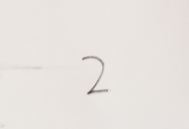
#> input picture testchars/two2.JPG, 189 x 129 px, found by its file name
$ python findChar2.py   (older library calls are emulated)
#> lines starting #> are read from the running program, lines starting #| are printed output that depends on the picture; after the words box and inside, x2 and y2 are one past the last pixel; in counts of white or black regions, pixels touching at a corner belong together
### graphlib.py
import cv2
from matplotlib import pyplot as plt
import numpy as np, math
import imutils
from os import listdir
from os.path import isfile, join

"""Translate the graph such that the center (mean) of the graph is at (0,0)
		@param xcoords, ycoords: numpy arrays of coordinates
		@return tuple (xcoords, ycoords)
"""

hd = None


# [12 lines left out: function originToCenter, not called in this run]

def getContourCenter(contour):
	x, y = splitContoursCoords(contour)
	xcenter = np.sum(x) / len(x)
	ycenter = np.sum(y) / len(y)
	return (xcenter, ycenter)

blocksize = 99
constant = 10
contourPrecision = 0.05

def setBlocksize(b):
	global blocksize
	blocksize = b
def setConstant(c):
	global constant
	constant = c
def setContourPrecision(p):
	global contourPrecision
	contourPrecision = p


def getAdaptiveThresh(img):
	thresh = cv2.adaptiveThreshold(img, 255, cv2.ADAPTIVE_THRESH_MEAN_C, cv2.THRESH_BINARY_INV, blocksize, constant)
	return thresh

def getContours(img):
	thresh = getAdaptiveThresh(img)
	image, contours, hierarchy = cv2.findContours(thresh.copy(), cv2.RETR_TREE, cv2.CHAIN_APPROX_NONE)
	return contours

# [11 lines left out: functions getContourApproximation, approximateAllContours, not called in this run]

def getSingleContourApproximation(contour):
	epsilon = contourPrecision * cv2.arcLength(contour, True)
	approx = cv2.approxPolyDP(contour, epsilon, True)
	return approx

def splitContoursCoords(contour):
	x = []
	y = []
	for coord in contour:
		x.append(coord[0][0])
		y.append(-1*coord[0][1])
	return (x, y)

def getMaxContour(contours):
	if len(contours)==0:
		print("NO CONTOURS FOUND")
		return -1
	#max = sorted(contours, key = lambda x:len(x)) #sort by length
	#max = sorted(contours, key = cv2.contourArea) #sort by area
	max = sorted(contours, key=lambda x:cv2.arcLength(x, True))
	#print(max)
	#TODO: Change to key=cv2.contourArea
	max = max[len(max)-1]


	return max

# [8 lines left out: function getMaxContourIndex, not called in this run]


def cropImage(img, x1, y1, x2, y2):
	return img[y1:y2, x1:x2]


def cropAroundContour(img, contour):
	#Find the top left and bottom right corners of the contour
	#Crop the image so that the image only contains that part of the contour
	xmin = tuple(contour[contour[:, :, 0].argmin()][0])[0]
	xmax = tuple(contour[contour[:, :, 0].argmax()][0])[0]
	ymin = tuple(contour[contour[:, :, 1].argmin()][0])[1]
	ymax = tuple(contour[contour[:, :, 1].argmax()][0])[1]
	#print(str(xmin) + " " + str(xmax) + " " + str(ymin)+ " " + str(ymax))
	return cropImage(img, xmin, ymin, xmax, ymax)

def equalizeScale(im1, im2):

	size = 500

	im1 = scaleImage(im1, size, size)
	im2 = scaleImage(im2, size, size)

	return (im1, im2)
"""

	#Determine which has max width. Scale up width of other one.
	if (im1.shape[1] > im2.shape[1]):	#Compare widths
		#Change the width of im2 to match im1
		# im1 = imutils.resize(im1, width = im2.shape[1])
		im1 = scaleImage(im1, width = im2.shape[1])
		print("scaling im1 width down")
	else:
		#Change the width of im1 to match im2
		# im2 = imutils.resize(im2, width = im1.shape[1])
		im2 = scaleImage(im2, width = im1.shape[1])
		print("Scaling im2 width down")

	#Determine which has max height. Scale up height of other one.
	if (im1.shape[0] > im2.shape[0]):	#Compare heights
		#Change the height of im1 to match im2
		# im1 = imutils.resize(im1, height = im2.shape[0])
		im1 = scaleImage(im1, height = im2.shape[0])
		print("Scaling im1 height down")
	else:
		#Change the height of im2 to match im1`
		# im2 = imutils.resize(im2, height = im1.shape[0])
		im2 = scaleImage(im2, height = im1.shape[0])
		print("Scaling im2 height down")
	#cv2.imshow("scales", np.hstack([im1, im2]))
	#cv2.waitKey()
	return (im1, im2)
"""

#TODO: Make this not disgustingly inefficient
def getBestContours(im1, im2):
	c1 = getContours(im1) #Get initial contours
	c1 = getMaxContour(c1) #Find contour with most points
	im1 = cropAroundContour(im1, c1) #Crop the image to bound the contour
	c1 = getContours(im1) #Find the contours again, since the coordinates/indicies changed
	c1 = getMaxContour(c1) #Find contour with most points

	c2 = getContours(im2) #Get initial contours
	c2 = getMaxContour(c2) #Find contour with most points
	im2 = cropAroundContour(im2, c2) #Crop the image to bound the contour
	c2 = getContours(im2) #Find the contours again, since the coordinates/indicies changed
	c2 = getMaxContour(c2) #Find contour with most points

	im1, im2 = equalizeScale(im1, im2)
	c1 = getContours(im1) #Find the contours again, since the coordinates/indicies changed
	c1 = getMaxContour(c1) #Find contour with most points
	c2 = getContours(im2) #Find the contours again, since the coordinates/indicies changed
	c2 = getMaxContour(c2) #Find contour with most points
	c1 = getSingleContourApproximation(c1)
	c2 = getSingleContourApproximation(c2)

	return (c1, c2, im1, im2)

def blurImage(img, radius=21):
	return cv2.GaussianBlur(img, (radius, radius), 0)

def scaleImage(img, width = None, height = None):
	if width == None: width = img.shape[1]
	if height == None: height = img.shape[0]
	imnew = cv2.resize(img, (width, height))
	return imnew

def setupHDComp():
	global hd
	hd = cv2.createHausdorffDistanceExtractor()

"""Get the Hausdorff Distance between the two contours"""
def getHDDistance(contour1, contour2):
	#d1 = hd.computeDistance(contour1, contour2)
	#return d1

	#For each point in c1
		#Find the closest point in c2
		#If this is larger than the current largest min
			#Set the largest min to this
	largestMin = -1
	for point1 in contour1:
		minDist = -1
		for point2 in contour2:
			dist = math.sqrt(pow((point1[0][0] - point2[0][0]), 2) + pow((point1[0][1] - point2[0][1]), 2))
			if minDist == -1 or dist < minDist:
				minDist = dist
		if minDist > largestMin:
			largestMin = minDist
	return largestMin

"""Vertically shift the contour by [shift], by modifying each point in the contour (go up by [shift] amount)"""
def contourVerticalShift(contour, shift):
	cntCopy = list(contour) #make a copy of the contour (TODO: THIS DOESN'T WORK. THE ORIGINAL IS MODIFIED)
	for point in cntCopy:
		point[0][1] += shift * -1
	return np.array(cntCopy)

"""Horizontally shift the contour (go right by [shift] amount)"""
def contourHorizontalShift(contour, shift):
	cntCopy = list(contour)
	for point in cntCopy:
		point[0][0] += shift
	return np.array(cntCopy)

"""Realign one of the contours such that its center (mean of all points) is at the same point as that of the other"""
def alignContoursCenter(contour1, contour2):
	xcenter1, ycenter1 = getContourCenter(contour1)
	xcenter2, ycenter2 = getContourCenter(contour2)

	contour1 = contourVerticalShift(contour1, ycenter2-ycenter1) #vertical shift by difference in center y-vals
	contour1 = contourHorizontalShift(contour1, xcenter2-xcenter1) #horizontal shift by diff in center x-vals

	return (contour1, contour2)

def graph(x, y):
	plt.scatter(x, y)


class RefChar(object):
	file = ""
	identity = ""
	hd_val = None
	img = None
	img_orig = None

	# [4 lines left out: function __init__, not called in this run]

	def set_hd_val(self, val):
		self.hd_val = val
	def set_img(self, img, img_orig):
		self.img = img
		self.img_orig = img_orig

# [78 lines left out: functions getRefList, getMatchesFromImage, not called in this run]

### findChar2.py
import cv2, graphlib as gl, numpy as np, imutils
from os import listdir
from os.path import isfile, join

#Given an image file representing a character
#for each reference character image in chars/
	#Get the HD value and store it in an array containing the character being compared
#Find the min HD value and return the associated character

gl.setContourPrecision(0.05)

class RefChar(object):
	file = ""
	identity = ""
	hd_val = None
	img = None
	img_orig = None

	def __init__(self, file, identity, hd_val = None, img = None, img_orig = None):
		self.file = file
		self.identity = identity
		self.hd_val = hd_val

	def set_hd_val(self, val):
		self.hd_val = val
	def set_img(self, img, img_orig):
		self.img = img
		self.img_orig = img_orig


#IMAGE / CHARACTER IN QUESTION
im1 = cv2.imread("testchars/two2.jpg", 0) #Import image as grayscale
#> im1: shape (129, 189); min 75, max 240, mean 228.3
im1 = imutils.resize(im1, width = 400)
#> im1: shape (273, 400)
im1 = gl.blurImage(im1)

path="chars"
fileList = [f for f in listdir(path) if isfile(join(path, f))]

gl.setupHDComp()

refList = []
for file in fileList:
	refList.append(RefChar(file, file[:len(file)-3]))


for ref in refList:
	im2 = cv2.imread("chars/" + ref.file, 0)
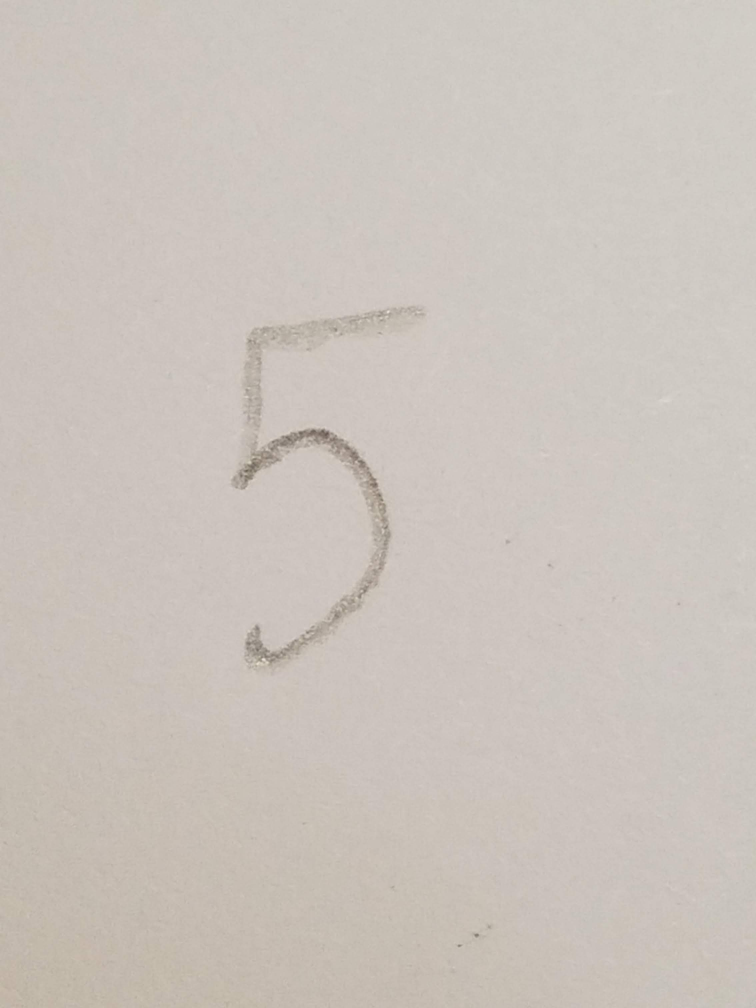
#> input picture chars/five.jpg, 2268 x 3024 px (shown at 1/3 size)
#> im2: shape (3024, 2268); min 90, max 234, mean 197.1
	im2 = imutils.resize(im2, width = 400)
#> im2: shape (533, 400)
	im2 = gl.blurImage(im2)

	contour1, contour2, im1New, im2 = gl.getBestContours(im1.copy(), im2)
#> in getAdaptiveThresh, `thresh = cv2.adaptiveThreshold(img, 255, cv2.ADAPTIVE_THRESH_MEAN_C, c..`:
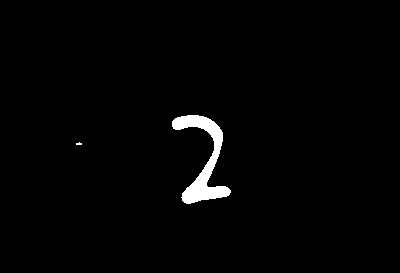
#> thresh: shape (273, 400); 1.6% white; 2 white regions (1 under 20 px)
#> in getContours, `image, contours, hierarchy = cv2.findContours(thresh.copy(), cv2.RETR_..`: contours = 2 contours, 1 with area under 20; largest, box (x1, y1, x2, y2) and area: (172, 115, 231, 204) 1608
#> in getBestContours, `c1 = getContours(im1)`: c1 has the same summary as contours in getContours
#> in getMaxContour, `max = sorted(contours, key=lambda x:cv2.arcLength(x, True))`: max has the same summary as contours in getContours
#> in getMaxContour, `max = max[len(max)-1]`: max = contour of 291 points, box (x1, y1, x2, y2) (172, 115, 231, 204), area 1608
#> in getBestContours, `c1 = getMaxContour(c1)`: c1 has the same summary as max in getMaxContour
#> in cropAroundContour, `xmin = tuple(contour[contour[:, :, 0].argmin()][0])[0]`: xmin = 172
#> in cropAroundContour, `xmax = tuple(contour[contour[:, :, 0].argmax()][0])[0]`: xmax = 230
#> in cropAroundContour, `ymin = tuple(contour[contour[:, :, 1].argmin()][0])[1]`: ymin = 115
#> in cropAroundContour, `ymax = tuple(contour[contour[:, :, 1].argmax()][0])[1]`: ymax = 203
#> in getAdaptiveThresh (call 2), `thresh = cv2.adaptiveThreshold(img, 255, cv2.ADAPTIVE_THRESH_MEAN_C, c..`: thresh: shape (88, 58); 31.9% white; 1 white region
#> in getContours (call 2), `image, contours, hierarchy = cv2.findContours(thresh.copy(), cv2.RETR_..`: contours = 1 contour; box (x1, y1, x2, y2) and area: (0, 1, 58, 88) 1484
#> in getBestContours, `c1 = getContours(im1)`: c1 has the same summary as contours in getContours
#> in getMaxContour (call 2), `max = sorted(contours, key=lambda x:cv2.arcLength(x, True))`: max has the same summary as contours in getContours
#> in getBestContours, `c1 = getMaxContour(c1)`: c1 = contour of 289 points, box (x1, y1, x2, y2) (0, 1, 58, 88), area 1484
#> in getAdaptiveThresh (call 3), `thresh = cv2.adaptiveThreshold(img, 255, cv2.ADAPTIVE_THRESH_MEAN_C, c..`:
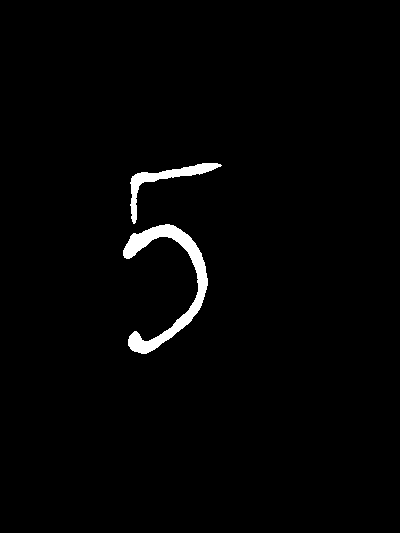
#> thresh: shape (533, 400); 1.7% white; 2 white regions
#> in getContours (call 3), `image, contours, hierarchy = cv2.findContours(thresh.copy(), cv2.RETR_..`: contours = 2 contours; box (x1, y1, x2, y2) and area: (123, 224, 208, 354) 2387, (130, 163, 222, 224) 884
#> in getBestContours, `c2 = getContours(im2)`: c2 has the same summary as contours in getContours
#> in getMaxContour (call 3), `max = sorted(contours, key=lambda x:cv2.arcLength(x, True))`: max has the same summary as contours in getContours
#> in getBestContours, `c2 = getMaxContour(c2)`: c2 = contour of 424 points, box (x1, y1, x2, y2) (123, 224, 208, 354), area 2387
#> call 2 of cropImage, with x1 = 123, y1 = 224, x2 = 207, y2 = 353
#> in cropImage (call 2), `return img[y1:y2, x1:x2]`:
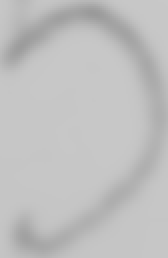
#> returned value: shape (129, 84) (shown 2 times larger); min 154, max 200, mean 191.2
#> in getAdaptiveThresh (call 4), `thresh = cv2.adaptiveThreshold(img, 255, cv2.ADAPTIVE_THRESH_MEAN_C, c..`:
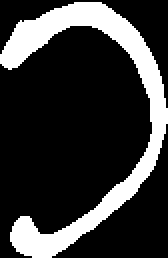
#> thresh: shape (129, 84) (shown 2 times larger); 21.8% white; 1 white region
#> in getContours (call 4), `image, contours, hierarchy = cv2.findContours(thresh.copy(), cv2.RETR_..`: contours = 1 contour; box (x1, y1, x2, y2) and area: (0, 1, 84, 129) 2148
#> in getBestContours, `c2 = getContours(im2)`: c2 has the same summary as contours in getContours
#> in getMaxContour (call 4), `max = sorted(contours, key=lambda x:cv2.arcLength(x, True))`: max has the same summary as contours in getContours
#> in getBestContours, `c2 = getMaxContour(c2)`: c2 = contour of 421 points, box (x1, y1, x2, y2) (0, 1, 84, 129), area 2148
#> call 2 of scaleImage, with width = 500, height = 500
#> in scaleImage (call 2), `imnew = cv2.resize(img, (width, height))`:
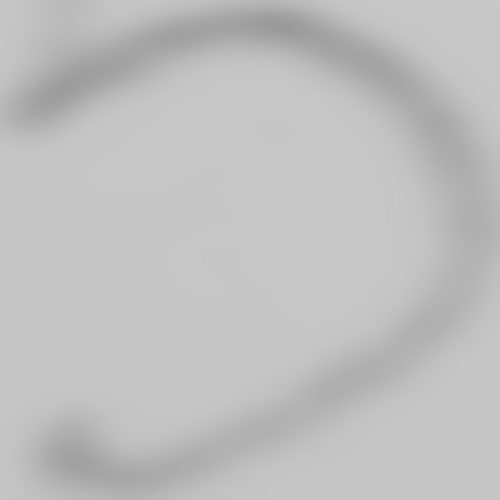
#> imnew: shape (500, 500); min 154, max 200, mean 191.1
#> in getAdaptiveThresh (call 5), `thresh = cv2.adaptiveThreshold(img, 255, cv2.ADAPTIVE_THRESH_MEAN_C, c..`: thresh: shape (500, 500); 10.4% white; 13 white regions (5 under 20 px)
#> in getContours (call 5), `image, contours, hierarchy = cv2.findContours(thresh.copy(), cv2.RETR_..`: contours = 44 contours, 38 with area under 20; largest, box (x1, y1, x2, y2) and area: (107, 413, 484, 481) 12834, (18, 23, 411, 135) 11842, (269, 335, 294, 355) 181, (257, 351, 279, 366) 98, (288, 323, 303, 340) 85, (298, 313, 312, 333) 76
#> in getBestContours, `c1 = getContours(im1)`: c1 has the same summary as contours in getContours
#> in getMaxContour (call 5), `max = sorted(contours, key=lambda x:cv2.arcLength(x, True))`: max has the same summary as contours in getContours
#> in getBestContours, `c1 = getMaxContour(c1)`: c1 = contour of 903 points, box (x1, y1, x2, y2) (18, 23, 411, 135), area 11842
#> in getAdaptiveThresh (call 6), `thresh = cv2.adaptiveThreshold(img, 255, cv2.ADAPTIVE_THRESH_MEAN_C, c..`:
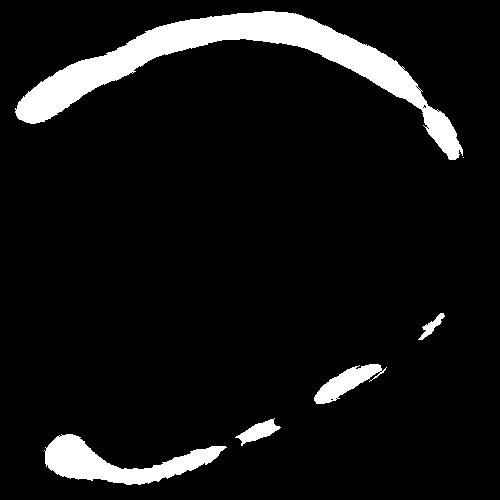
#> thresh: shape (500, 500); 7.9% white; 6 white regions (1 under 20 px)
#> in getContours (call 6), `image, contours, hierarchy = cv2.findContours(thresh.copy(), cv2.RETR_..`: contours = 24 contours, 19 with area under 20; largest, box (x1, y1, x2, y2) and area: (15, 11, 463, 160) 13436, (44, 434, 227, 485) 3722, (314, 364, 387, 404) 1106, (235, 418, 281, 446) 477, (418, 313, 445, 340) 192
#> in getBestContours, `c2 = getContours(im2)`: c2 has the same summary as contours in getContours
#> in getMaxContour (call 6), `max = sorted(contours, key=lambda x:cv2.arcLength(x, True))`: max has the same summary as contours in getContours
#> in getBestContours, `c2 = getMaxContour(c2)`: c2 = contour of 1011 points, box (x1, y1, x2, y2) (15, 11, 463, 160), area 13436
#> in getSingleContourApproximation, `epsilon = contourPrecision * cv2.arcLength(contour, True)`: epsilon = 51.59
#> in getSingleContourApproximation, `approx = cv2.approxPolyDP(contour, epsilon, True)`: approx = [[18, 55], [410, 122], [242, 25]]
#> in getBestContours, `c2 = getSingleContourApproximation(c2)`: c2 = [[462, 155], [287, 12], [15, 108], [245, 38]]
#> contour1 = [[18, 55], [410, 122], [242, 25]]; contour2 = [[462, 155], [287, 12], [15, 108], [245, 38]]
	contour1, contour2 = gl.alignContoursCenter(contour1, contour2)
#> the loop in splitContoursCoords, `for coord in contour:` made 3 passes
#> after the loop in splitContoursCoords, `for coord in contour:`: x = [18, 410, 242]; y = [-55, -122, -25]
#> in getContourCenter, `x, y = splitContoursCoords(contour)`: x = [18, 410, 242]; y = [-55, -122, -25]
#> in getContourCenter, `xcenter = np.sum(x) / len(x)`: xcenter = 223.3
#> in getContourCenter, `ycenter = np.sum(y) / len(y)`: ycenter = -67.33
#> in alignContoursCenter, `xcenter1, ycenter1 = getContourCenter(contour1)`: xcenter1 = 223.3; ycenter1 = -67.33
#> the loop in splitContoursCoords (call 2), `for coord in contour:` made 4 passes
#> in alignContoursCenter, `xcenter2, ycenter2 = getContourCenter(contour2)`: xcenter2 = 252.2; ycenter2 = -78.25
#> in contourVerticalShift, `cntCopy = list(contour) #make a copy of the contour (TODO: THIS DOESN'..`: cntCopy = [[[18, 55]], [[410, 122]], [[242, 25]]]
#> the loop in contourVerticalShift, `for point in cntCopy:` made 3 passes
#> in alignContoursCenter, `contour1 = contourVerticalShift(contour1, ycenter2-ycenter1)`: contour1 = [[18, 65], [410, 132], [242, 35]]
#> in contourHorizontalShift, `cntCopy = list(contour)`: cntCopy = [[[18, 65]], [[410, 132]], [[242, 35]]]
#> the loop in contourHorizontalShift, `for point in cntCopy:` made 3 passes
#> in alignContoursCenter, `contour1 = contourHorizontalShift(contour1, xcenter2-xcenter1)`: contour1 = [[46, 65], [438, 132], [270, 35]]
#> contour1 = [[46, 65], [438, 132], [270, 35]]
	hd_val = gl.getHDDistance(contour1, contour2)
#> the loop in getHDDistance, `for point1 in contour1:` made 3 passes
#> (point1, largestMin) on pass 1: ([[46, 65]], 53.01)
#> after the loop in getHDDistance, `for point1 in contour1:`: largestMin = 53.01
#> hd_val = 53.01

	#print(ref.file + ": hd = " + str(hd_val))

	im1New = cv2.drawContours(im1New.copy(), contour1, -1, (0, 255, 0), 3)
	im2 = cv2.drawContours(im2.copy(), contour2, -1, (0, 255, 0), 3)
#> im2: shape (500, 500)

	ref.set_hd_val(hd_val)
	ref.set_img(im2, im1New)
#> pass 2 of the loop `for ref in refList:`:
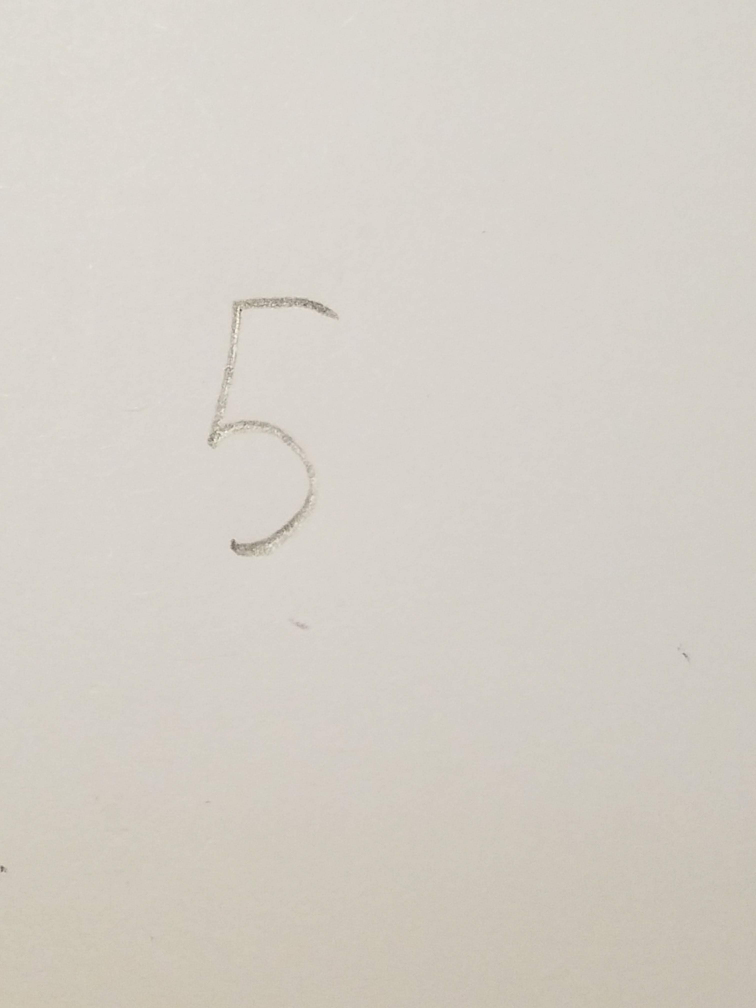
#> input picture chars/five2.jpg, 3024 x 4032 px (shown at 1/4 size)
#> contours = 2 contours, 1 with area under 20; largest, box (x1, y1, x2, y2) and area: (172, 115, 231, 204) 1608
#> in getBestContours (call 2), `c1 = getContours(im1)`: c1 has the same summary as contours in getContours
#> in getMaxContour (call 7), `max = sorted(contours, key=lambda x:cv2.arcLength(x, True))`: max has the same summary as contours in getContours
#> contours = 1 contour; box (x1, y1, x2, y2) and area: (0, 1, 58, 88) 1484
#> in getBestContours (call 2), `c1 = getContours(im1)`: c1 has the same summary as contours in getContours
#> in getMaxContour (call 8), `max = sorted(contours, key=lambda x:cv2.arcLength(x, True))`: max has the same summary as contours in getContours
#> in getAdaptiveThresh (call 9), `thresh = cv2.adaptiveThreshold(img, 255, cv2.ADAPTIVE_THRESH_MEAN_C, c..`:
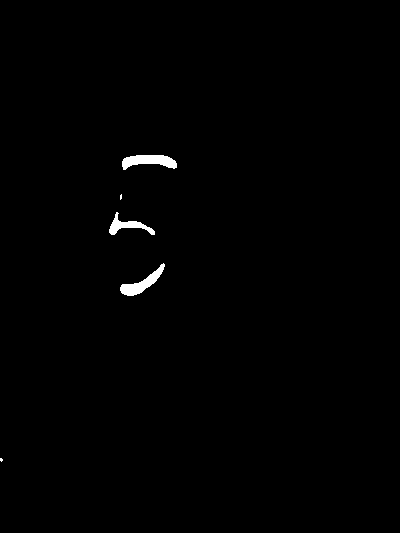
#> thresh: shape (533, 400); 0.64% white; 5 white regions (2 under 20 px)
#> contours = 5 contours, 2 with area under 20; largest, box (x1, y1, x2, y2) and area: (122, 155, 177, 170) 460, (120, 263, 165, 296) 425, (109, 212, 155, 235) 297
#> in getBestContours (call 2), `c2 = getContours(im2)`: c2 has the same summary as contours in getContours
#> in getMaxContour (call 9), `max = sorted(contours, key=lambda x:cv2.arcLength(x, True))`: max has the same summary as contours in getContours
#> contours = 1 contour; box (x1, y1, x2, y2) and area: (2, 2, 53, 12) 255
#> in getBestContours (call 2), `c2 = getContours(im2)`: c2 has the same summary as contours in getContours
#> in getMaxContour (call 10), `max = sorted(contours, key=lambda x:cv2.arcLength(x, True))`: max has the same summary as contours in getContours
#> in scaleImage (call 4), `imnew = cv2.resize(img, (width, height))`:
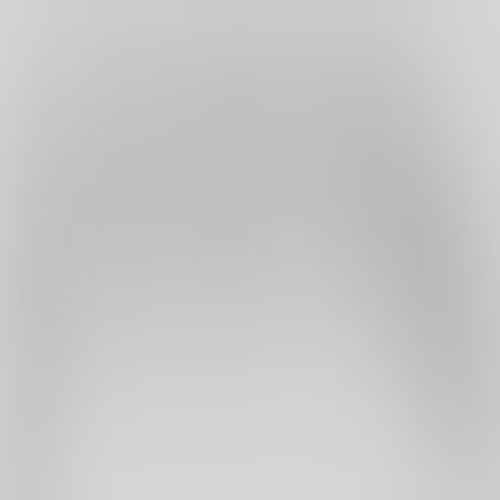
#> imnew: shape (500, 500); min 186, max 214, mean 199.8
#> contours = 44 contours, 38 with area under 20; largest, box (x1, y1, x2, y2) and area: (107, 413, 484, 481) 12834, (18, 23, 411, 135) 11842, (269, 335, 294, 355) 181, (257, 351, 279, 366) 98, (288, 323, 303, 340) 85, (298, 313, 312, 333) 76
#> in getBestContours (call 2), `c1 = getContours(im1)`: c1 has the same summary as contours in getContours
#> in getMaxContour (call 11), `max = sorted(contours, key=lambda x:cv2.arcLength(x, True))`: max has the same summary as contours in getContours
#> thresh: shape (500, 500); every value is 0
#> (the run stopped early here; a loop or call above may not have finished)
